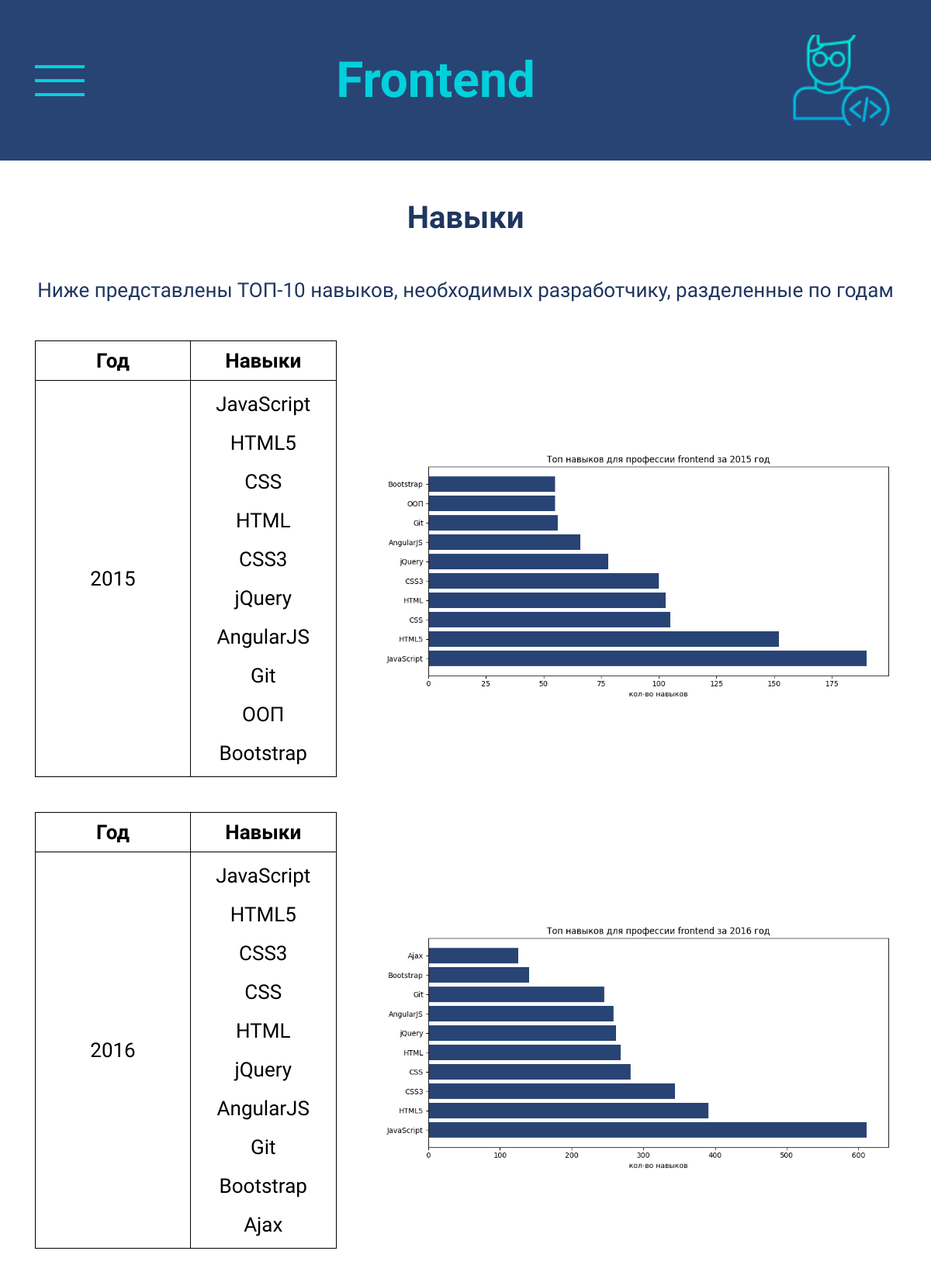
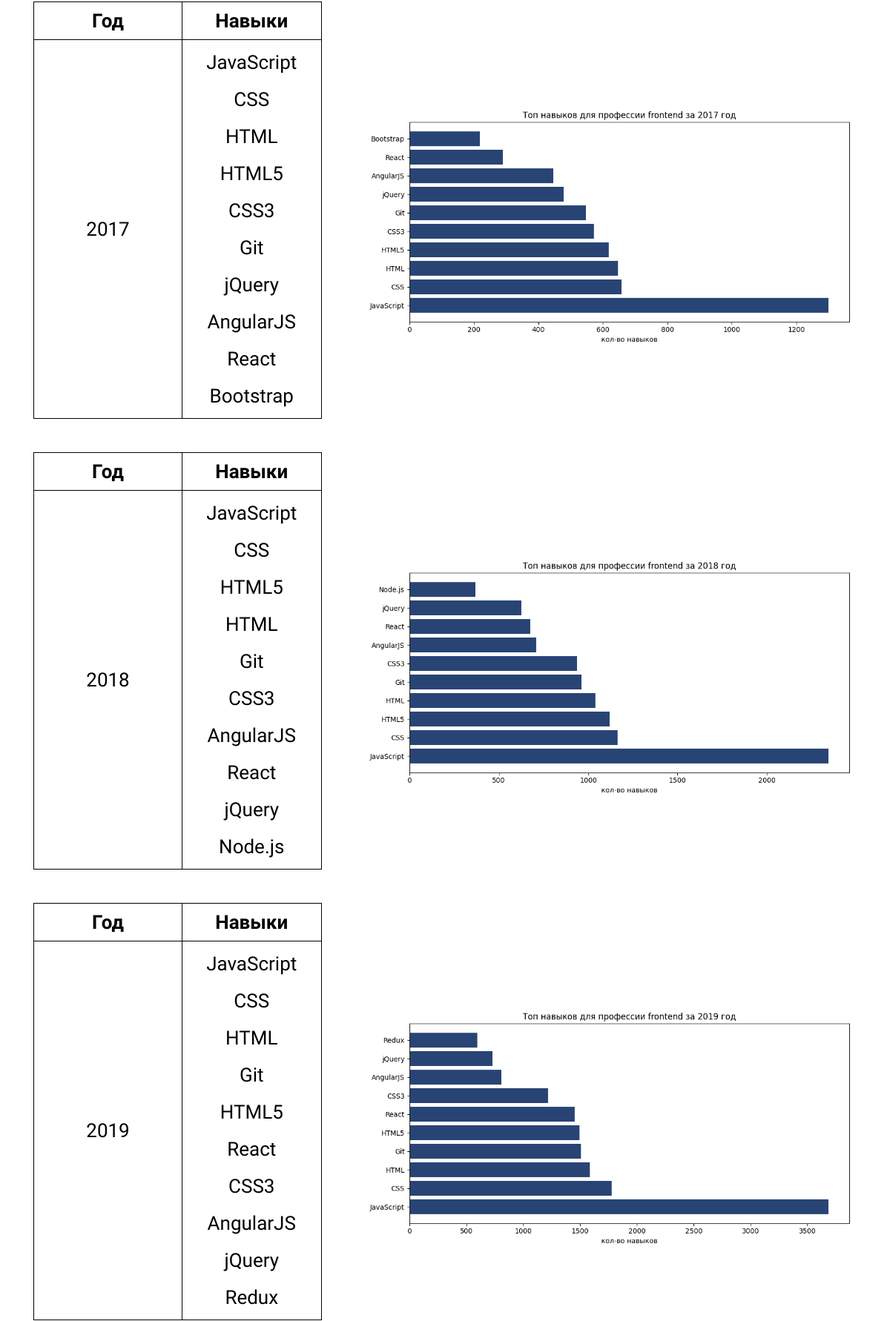
The app's page /навыки/ (upper part) with its own data (2 pictures, top to bottom).
### frontend/models.py (models this page shows, shortened)
class SkillsPerYears(models.Model):
    year = models.IntegerField(verbose_name="год")
    first_vacancy = models.CharField(max_length=255, verbose_name="первый навык")
    second_vacancy = models.CharField(max_length=255, verbose_name="второй навык")
    third_vacancy = models.CharField(max_length=255, verbose_name="третий навык")
    fourth_vacancy = models.CharField(max_length=255, verbose_name="четвертый навык")
    fifth_vacancy = models.CharField(max_length=255, verbose_name="пятый навык")
    sixth_vacancy = models.CharField(max_length=255, verbose_name="шестой навык")
    seventh_vacancy = models.CharField(max_length=255, verbose_name="седьмой навык")
    eighth_vacancy = models.CharField(max_length=255, verbose_name="восьмой навык")
    ninth_vacancy = models.CharField(max_length=255, verbose_name="девятый навык")
    tenth_vacancy = models.CharField(max_length=255, verbose_name="десятый навык")
    photo = models.ImageField(upload_to="photo", verbose_name="Фото", null=True)
    class Meta:
        verbose_name = "Навыки"
        verbose_name_plural = "Навыки"

### frontend/views.py (called while the page is built)
def skills(request):
    skills_data = SkillsPerYears.objects.all()
    context = {
        'title': "Навыки",
        "skills_data": skills_data
    }
    return render(request, 'frontend/skills.html', context=context)

### frontend/templates/frontend/skills.html
{% extends 'frontend/base.html' %}
{% block content %}
<section class="skills">
    <div class="container">
        <div class="skills__container">
            <h2 class="skills__title">
                Навыки
            </h2>
            <p class="skills__description">Ниже представлены ТОП-10 навыков, необходимых разработчику, разделенные по годам</p>
            {% for data in skills_data %}
            <div class="skills_data" style="display:flex">
                <table class="skills__table">
                    <thead class="table__header">
                        <tr class="table__row">
                            <th class="table__cell special__cell">
                                Год
                            </th>
                            <th class="table__cell">
                                Навыки
                            </th>
                        </tr>
                    </thead>
                    <tbody class="table__body">
                        <tr class="table__row">
                            <th class="table__cell">
                               {{data.year}}
                            </th>
                            <th class="table__cell">
                                <table class="table__table">
                                    <tbody class="table__body">
                                    <tr class="table__row">
                                        <th class="table_cell">
                                            {{data.first_vacancy}}
                                        </th>
                                    </tr>
                                    <tr class="table__row">
                                        <th class="table_cell">
                                            {{data.second_vacancy}}
                                        </th>
                                    </tr>
                                    <tr class="table__row">
                                        <th class="table_cell">
                                            {{data.third_vacancy}}
                                        </th>
                                    </tr>
                                    <tr class="table__row">
                                        <th class="table_cell">
                                            {{data.fourth_vacancy}}
                                        </th>
                                    </tr>
                                    <tr class="table__row">
                                        <th class="table_cell">
                                            {{data.fifth_vacancy}}
                                        </th>
                                    </tr>
                                    <tr class="table__row">
                                        <th class="table_cell">
                                            {{data.sixth_vacancy}}
                                        </th>
                                    </tr>
                                    <tr class="table__row">
                                        <th class="table_cell">
                                            {{data.seventh_vacancy}}
                                        </th>
                                    </tr>
                                    <tr class="table__row">
                                        <th class="table_cell">
                                            {{data.eighth_vacancy}}
                                        </th>
                                    </tr>
                                    <tr class="table__row">
                                        <th class="table_cell">
                                            {{data.ninth_vacancy}}
                                        </th>
                                    </tr>
                                    <tr class="table__row">
                                        <th class="table_cell">
                                            {{data.tenth_vacancy}}
                                        </th>
                                    </tr>
                                    </tbody>
                                </table>
                            </th>
                        </tr>
                    </tbody>
                </table>
                <img class="skills_image" src="{{data.photo.url}}" style="object-fit: scale-down" alt="график статических данных">
            </div>
            {% endfor%}
        </div>
    </div>
</section>
{% endblock %}

### frontend/static/frontend/css/styles.css (style rules this page uses)
:root { --header-background-color: #284474; --header-elements-color: #00D1DC; --footer-background-color: #131D40; --header--navigation-color--disabled: #D0D7E9; --header--navigation-color--active: #284474; --about-color: #131D40; --offset: 45px; --list-padding: 10px; --interaction-background-color: #567CA9; --interaction-color: white; --footer-color: white; --technologies-background-color: #567CA9; --technologies-color: white; --demand-color: #1F3660; --vacancy-color: #1F3660; --skills-color: #1F3660; }
*, *::before, *::after { box-sizing: border-box; }
img { max-width: 100% }
body { margin: 0; padding: 0; font-weight: 400; font-family: "Jura", sans-serif; font-size: 26px; line-height: 40px; }
p { margin: 0; }
h1, h2, h3 { margin: 0; }
.container { padding: var(--offset); }
table { border: 1px solid black; border-collapse: collapse; }
th { border: 1px solid black; padding: 5px }
.skills__container { min-height: 100vh; }
.skills__title { font-weight: 700; font-size: 40px; line-height: 57px; color: var(--skills-color); text-align: center; margin-bottom: var(--offset); }
.skills__description { color: var(--skills-color); text-align: center; margin-bottom: var(--offset); }
.skills__table { width: 35%; margin-bottom: var(--offset); }
.skills__table .table__body .table__cell { font-weight: 400; }
.skills .table__table { border: none; width: 100%; }
.skills .table__table th { border: none; font-weight: 400; }
.skills__table .special__cell { width: 200px; }
.skills_image { object-fit: scale-down; width: 60%; }
.skills_data { justify-content: space-between; }

### records on screen
SkillsPerYears: year "2015", first_vacancy "JavaScript", second_vacancy "HTML5", third_vacancy "CSS", fourth_vacancy "HTML", fifth_vacancy "CSS3", sixth_vacancy "jQuery", seventh_vacancy "AngularJS", eighth_vacancy "Git", ninth_vacancy "ООП", tenth_vacancy "Bootstrap", photo (picture)
SkillsPerYears: year "2016", first_vacancy "JavaScript", second_vacancy "HTML5", third_vacancy "CSS3", fourth_vacancy "CSS", fifth_vacancy "HTML", sixth_vacancy "jQuery", seventh_vacancy "AngularJS", eighth_vacancy "Git", ninth_vacancy "Bootstrap", tenth_vacancy "Ajax", photo (picture)
SkillsPerYears: year "2017", first_vacancy "JavaScript", second_vacancy "CSS", third_vacancy "HTML", fourth_vacancy "HTML5", fifth_vacancy "CSS3", sixth_vacancy "Git", seventh_vacancy "jQuery", eighth_vacancy "AngularJS", ninth_vacancy "React", tenth_vacancy "Bootstrap", photo (picture)
SkillsPerYears: year "2018", first_vacancy "JavaScript", second_vacancy "CSS", third_vacancy "HTML5", fourth_vacancy "HTML", fifth_vacancy "Git", sixth_vacancy "CSS3", seventh_vacancy "AngularJS", eighth_vacancy "React", ninth_vacancy "jQuery", tenth_vacancy "Node.js", photo (picture)
SkillsPerYears: year "2019", first_vacancy "JavaScript", second_vacancy "CSS", third_vacancy "HTML", fourth_vacancy "Git", fifth_vacancy "HTML5", sixth_vacancy "React", seventh_vacancy "CSS3", eighth_vacancy "AngularJS", ninth_vacancy "jQuery", tenth_vacancy "Redux", photo (picture)
